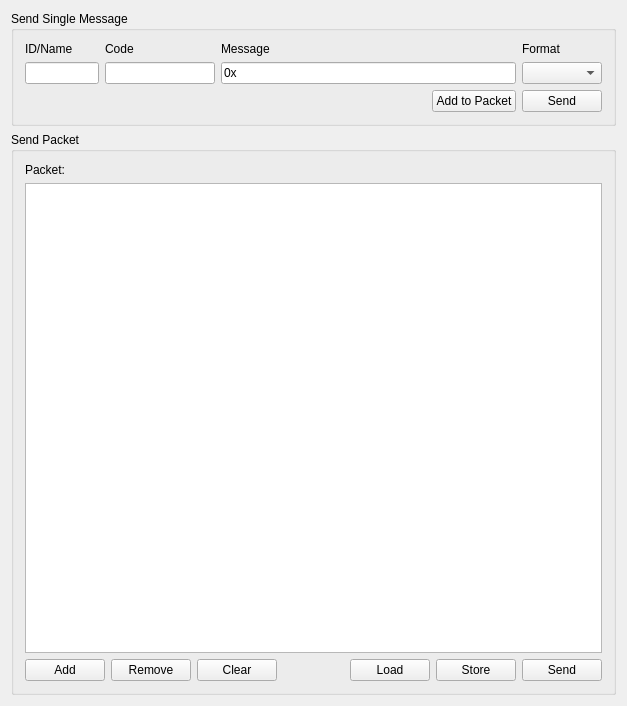
<?xml version="1.0" encoding="UTF-8"?>
<ui version="4.0">
 <class>SendMessages</class>
 <widget class="QWidget" name="SendMessages">
  <property name="geometry">
   <rect>
    <x>0</x>
    <y>0</y>
    <width>627</width>
    <height>706</height>
   </rect>
  </property>
  <property name="windowTitle">
   <string>SendMessages</string>
  </property>
  <layout class="QGridLayout" name="gridLayout">
   <item row="1" column="0">
    <widget class="QGroupBox" name="groupBox_3">
     <property name="title">
      <string>Send Packet</string>
     </property>
     <layout class="QGridLayout" name="gridLayout_2">
      <item row="1" column="0">
       <widget class="QTableView" name="sndPcktTableView">
        <property name="toolTip">
         <string>&lt;html&gt;&lt;head/&gt;&lt;body&gt;&lt;p&gt;Message browser which displays all messages from the loaded or created packet.&lt;/p&gt;&lt;p&gt;Use System Config to edit the format and depiction of messages.&lt;/p&gt;&lt;/body&gt;&lt;/html&gt;</string>
        </property>
       </widget>
      </item>
      <item row="2" column="0">
       <layout class="QHBoxLayout" name="horizontalLayout_4">
        <item>
         <widget class="QPushButton" name="sndPcktAddBtn">
          <property name="toolTip">
           <string>&lt;html&gt;&lt;head/&gt;&lt;body&gt;&lt;p&gt;Add an entry to the current message packet after the current selction.&lt;/p&gt;&lt;p&gt;If no entry is selcted the new message will be appended to the package&lt;/p&gt;&lt;/body&gt;&lt;/html&gt;</string>
          </property>
          <property name="text">
           <string>Add</string>
          </property>
         </widget>
        </item>
        <item>
         <widget class="QPushButton" name="sndPcktRmvBtn">
          <property name="toolTip">
           <string>&lt;html&gt;&lt;head/&gt;&lt;body&gt;&lt;p&gt;Remvoe the selected entry from the current message packet.&lt;/p&gt;&lt;p&gt;If no message is selected nothing will happen.&lt;/p&gt;&lt;/body&gt;&lt;/html&gt;</string>
          </property>
          <property name="text">
           <string>Remove</string>
          </property>
         </widget>
        </item>
        <item>
         <widget class="QPushButton" name="sndPcktClrBtn">
          <property name="text">
           <string>Clear</string>
          </property>
         </widget>
        </item>
        <item>
         <spacer name="horizontalSpacer">
          <property name="orientation">
           <enum>Qt::Horizontal</enum>
          </property>
          <property name="sizeHint" stdset="0">
           <size>
            <width>40</width>
            <height>20</height>
           </size>
          </property>
         </spacer>
        </item>
        <item>
         <widget class="QPushButton" name="sndPcktLoadBtn">
          <property name="toolTip">
           <string>Load a message packet (*.json or *.csv)</string>
          </property>
          <property name="text">
           <string>Load</string>
          </property>
         </widget>
        </item>
        <item>
         <widget class="QPushButton" name="sndPcktStoreBtn">
          <property name="toolTip">
           <string>Save the current message packet (*.json or *.csv)</string>
          </property>
          <property name="text">
           <string>Store</string>
          </property>
         </widget>
        </item>
        <item>
         <widget class="QPushButton" name="sndPcktSendBtn">
          <property name="toolTip">
           <string>Send the current message packet</string>
          </property>
          <property name="text">
           <string>Send</string>
          </property>
         </widget>
        </item>
       </layout>
      </item>
      <item row="0" column="0">
       <widget class="QLabel" name="label_7">
        <property name="text">
         <string>Packet:</string>
        </property>
       </widget>
      </item>
     </layout>
    </widget>
   </item>
   <item row="0" column="0">
    <widget class="QGroupBox" name="groupBox">
     <property name="title">
      <string>Send Single Message</string>
     </property>
     <layout class="QGridLayout" name="gridLayout_3">
      <item row="0" column="0">
       <widget class="QLabel" name="label_5">
        <property name="text">
         <string>ID/Name</string>
        </property>
       </widget>
      </item>
      <item row="0" column="1">
       <widget class="QLabel" name="label">
        <property name="text">
         <string>Code</string>
        </property>
       </widget>
      </item>
      <item row="0" column="2">
       <widget class="QLabel" name="label_6">
        <property name="text">
         <string>Message</string>
        </property>
       </widget>
      </item>
      <item row="0" column="3">
       <widget class="QLabel" name="label_2">
        <property name="text">
         <string>Format</string>
        </property>
       </widget>
      </item>
      <item row="1" column="0">
       <widget class="IDLineEdit" name="sndMsgIDLineEdit">
        <property name="sizePolicy">
         <sizepolicy hsizetype="Expanding" vsizetype="Fixed">
          <horstretch>2</horstretch>
          <verstretch>0</verstretch>
         </sizepolicy>
        </property>
        <property name="inputMask">
         <string/>
        </property>
       </widget>
      </item>
      <item row="1" column="1">
       <widget class="CodeLineEdit" name="sndMsgCodeLineEdit">
        <property name="sizePolicy">
         <sizepolicy hsizetype="Expanding" vsizetype="Fixed">
          <horstretch>3</horstretch>
          <verstretch>0</verstretch>
         </sizepolicy>
        </property>
        <property name="inputMask">
         <string/>
        </property>
        <property name="text">
         <string/>
        </property>
       </widget>
      </item>
      <item row="1" column="2">
       <widget class="QLineEdit" name="sndMsgMsgLineEdit">
        <property name="sizePolicy">
         <sizepolicy hsizetype="Expanding" vsizetype="Fixed">
          <horstretch>8</horstretch>
          <verstretch>0</verstretch>
         </sizepolicy>
        </property>
        <property name="inputMask">
         <string>\0\xhhhhhhhhhhhhhh</string>
        </property>
        <property name="text">
         <string>0x</string>
        </property>
       </widget>
      </item>
      <item row="1" column="3">
       <widget class="QComboBox" name="msgDataFormatComboBox">
        <property name="sizePolicy">
         <sizepolicy hsizetype="Preferred" vsizetype="Fixed">
          <horstretch>1</horstretch>
          <verstretch>0</verstretch>
         </sizepolicy>
        </property>
       </widget>
      </item>
      <item row="2" column="1" colspan="2">
       <layout class="QHBoxLayout" name="horizontalLayout">
        <item>
         <spacer name="horizontalSpacer_2">
          <property name="orientation">
           <enum>Qt::Horizontal</enum>
          </property>
          <property name="sizeHint" stdset="0">
           <size>
            <width>40</width>
            <height>20</height>
           </size>
          </property>
         </spacer>
        </item>
        <item>
         <widget class="QPushButton" name="sndMsgAddToPacketBtn">
          <property name="text">
           <string>Add to Packet</string>
          </property>
         </widget>
        </item>
       </layout>
      </item>
      <item row="2" column="3">
       <widget class="QPushButton" name="sndMsgSendBtn">
        <property name="sizePolicy">
         <sizepolicy hsizetype="Minimum" vsizetype="Fixed">
          <horstretch>0</horstretch>
          <verstretch>0</verstretch>
         </sizepolicy>
        </property>
        <property name="text">
         <string>Send</string>
        </property>
       </widget>
      </item>
     </layout>
    </widget>
   </item>
  </layout>
 </widget>
 <layoutdefault spacing="6" margin="11"/>
 <customwidgets>
  <customwidget>
   <class>IDLineEdit</class>
   <extends>QLineEdit</extends>
   <header location="global">idlineedit.h</header>
  </customwidget>
  <customwidget>
   <class>CodeLineEdit</class>
   <extends>QLineEdit</extends>
   <header location="global">codelineedit.h</header>
  </customwidget>
 </customwidgets>
 <tabstops>
  <tabstop>sndMsgIDLineEdit</tabstop>
  <tabstop>sndMsgCodeLineEdit</tabstop>
  <tabstop>sndPcktTableView</tabstop>
  <tabstop>sndPcktSendBtn</tabstop>
  <tabstop>sndPcktLoadBtn</tabstop>
  <tabstop>sndPcktStoreBtn</tabstop>
  <tabstop>sndPcktAddBtn</tabstop>
  <tabstop>sndPcktRmvBtn</tabstop>
 </tabstops>
 <resources/>
 <connections/>
</ui>
